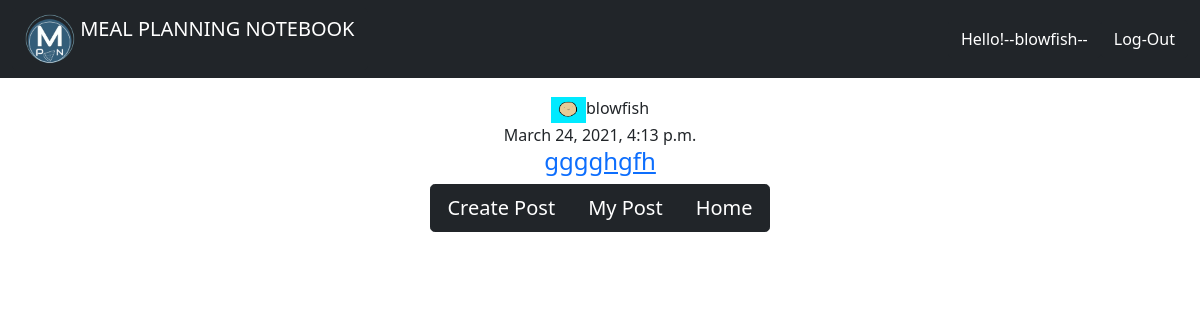
The app's page /reviewpost/ (signed in), older data.
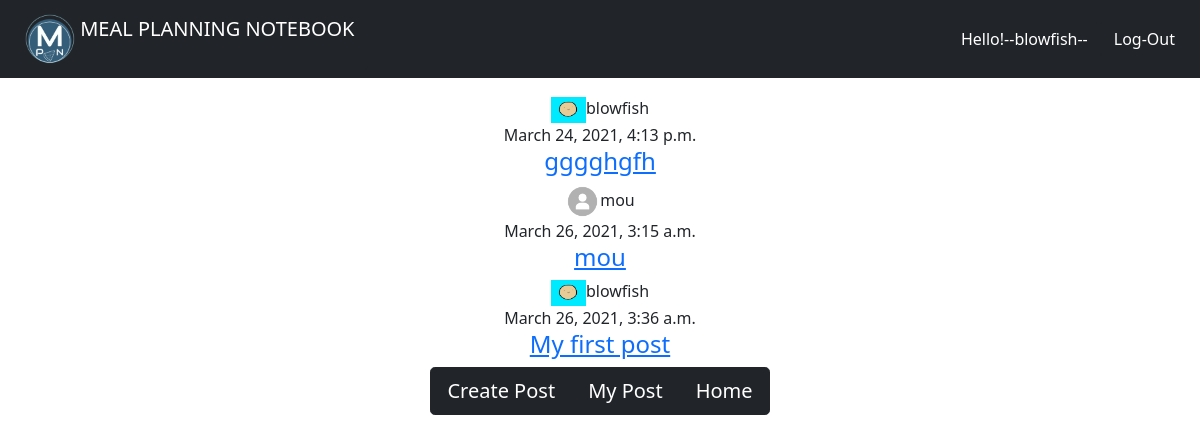
The same page, newer data.
### reviewpost/models.py (models this page shows, shortened)
class Reviewpost(models.Model):
    sno=models.AutoField(primary_key=True)
    content_name = models.CharField(max_length=150, null=True)
    content = models.TextField()
    photos = models.ImageField(default="p1.png",upload_to="images/%y",null=True, blank=True)
    date_created = models.DateTimeField(default=now)
    user = models.ForeignKey(User,on_delete=models.CASCADE)
    likes = models.ManyToManyField(User,related_name='postlikes')

### app1/models.py (models this page shows, shortened)
class Customer(models.Model):
	user = models.OneToOneField(User, related_name='profile', on_delete=models.CASCADE)
	name = models.CharField(max_length=200, null=True)
	phone = models.CharField(max_length=200, null=True)
	email = models.CharField(max_length=200, null=True)
	profile_pic = models.ImageField(default="unnamed.png", null=True, blank=True)
	date_created = models.DateTimeField(auto_now_add=True, null=True)

### reviewpost/views.py (the view)
# urls.py: path('', views.review_post, name='review_post'),
@login_required
def review_post(request):
    form = Reviewpost.objects.all()
    return render(request,'reviewpost/reviewpost.html',  {'form':form})

### reviewpost/templates/reviewpost/reviewpost.html
{% extends 'reviewpost/base.html' %}
{% block content %}
{% for i in form %}
<div class="jumbotron text-center">
    <img src="{{ i.user.profile.profile_pic.url }}" alt="user image" width="35">{{ i.user }}<br>{{ i.date_created }}
<a href="{% url 'dreviewpost' i.sno %}"><br><h4>{{ i.content_name|safe|truncatechars:50 }}</h4></a>
</div>
{% endfor %}
<div class="jumbotron text-center">
    <div class="btn-group btn-group-lg ">
    <a href="{% url 'creviewpost' %}" class="btn btn-dark"> Create Post</a>
    <br>
    <br>
    <a href="{% url 'mypost' %}" class="btn btn-dark" > My Post</a>
<br>
<br>
<a href="/" class="btn btn-dark" > Home</a>
</div>
{% endblock %}

### reviewpost/templates/reviewpost/base.html (shortened to what this page needs)
{% load static %}
<!DOCTYPE html>
<html lang="en">
<head>
    <link href="https://cdn.jsdelivr.net/npm/bootstrap@5.0.0-beta2/dist/css/bootstrap.min.css" rel="stylesheet">
</head>
<body>
<nav class="navbar navbar-expand-md fixed-top bg-dark navbar-dark">
        <div class="container-fluid">
        <div class="navbar-header">
            <a href="{% url 'home' %}" class="navbar-brand btn btn-dark">
            <img src="{% static 'images/icon.png' %}" width="50" height="50" class="d-inline-block align-top">
            <span>MEAL PLANNING NOTEBOOK</span>
            </a>
        </div>
        {% if user.is_authenticated %}
        <ul class="navbar-nav">
            <li class="nav-item"><button type="button"  class="btn btn-dark"> Hello!--{{ user.username }}-- </button></li>
            <li class="nav-item">
                <form method="POST" action="{% url 'logoutuser' %}">
                <button type="submit"  class="btn btn-dark">Log-Out</button>
            </li>
        </ul>
        {% endif %}
    </div>
    </nav>
    <div class="container-fluid">
        <br>
        <br>
        <br>
        <br>
    {% block content %}{% endblock %}
</div>
</body>
</html>

Row changes from the older to the newer data that the page shows:
added Reviewpost: user.profile.profile_pic (picture), user "mou", date_created "March 26, 2021, 3:15 a.m.", content_name "mou"
added Reviewpost: user.profile.profile_pic (picture), user "blowfish", date_created "March 26, 2021, 3:36 a.m.", content_name "My first post"
